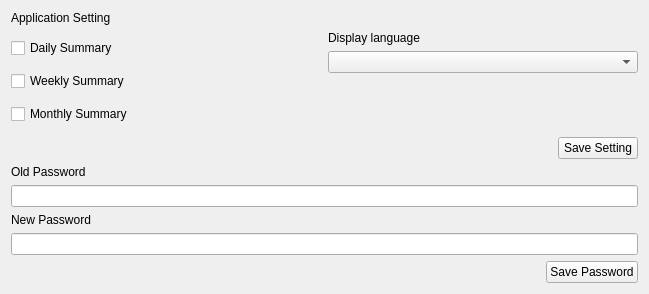
<?xml version="1.0" encoding="UTF-8"?>
<ui version="4.0">
 <class>PreferenceWidget</class>
 <widget class="QWidget" name="PreferenceWidget">
  <property name="geometry">
   <rect>
    <x>0</x>
    <y>0</y>
    <width>649</width>
    <height>294</height>
   </rect>
  </property>
  <property name="windowTitle">
   <string>Form</string>
  </property>
  <layout class="QVBoxLayout" name="verticalLayout_2">
   <item>
    <layout class="QVBoxLayout" name="verticalLayout_3">
     <item>
      <widget class="QLabel" name="label_2">
       <property name="text">
        <string>Application Setting</string>
       </property>
      </widget>
     </item>
     <item>
      <layout class="QHBoxLayout" name="horizontalLayout">
       <item>
        <layout class="QVBoxLayout" name="verticalLayout_4">
         <item>
          <widget class="QCheckBox" name="cbxDailySummary">
           <property name="text">
            <string>Daily Summary</string>
           </property>
          </widget>
         </item>
         <item>
          <widget class="QCheckBox" name="cbxWeeklySummary">
           <property name="text">
            <string>Weekly Summary</string>
           </property>
          </widget>
         </item>
         <item>
          <widget class="QCheckBox" name="cbxMonthlySummary">
           <property name="text">
            <string>Monthly Summary</string>
           </property>
          </widget>
         </item>
        </layout>
       </item>
       <item>
        <layout class="QVBoxLayout" name="verticalLayout">
         <item>
          <widget class="QLabel" name="label">
           <property name="text">
            <string>Display language</string>
           </property>
          </widget>
         </item>
         <item>
          <widget class="QComboBox" name="drdDisplayLanguage"/>
         </item>
         <item>
          <spacer name="verticalSpacer">
           <property name="orientation">
            <enum>Qt::Vertical</enum>
           </property>
           <property name="sizeHint" stdset="0">
            <size>
             <width>20</width>
             <height>40</height>
            </size>
           </property>
          </spacer>
         </item>
        </layout>
       </item>
      </layout>
     </item>
     <item>
      <layout class="QHBoxLayout" name="horizontalLayout_3">
       <item>
        <spacer name="horizontalSpacer">
         <property name="orientation">
          <enum>Qt::Horizontal</enum>
         </property>
         <property name="sizeHint" stdset="0">
          <size>
           <width>40</width>
           <height>20</height>
          </size>
         </property>
        </spacer>
       </item>
       <item>
        <widget class="QPushButton" name="btnSaveSetting">
         <property name="text">
          <string>Save Setting</string>
         </property>
        </widget>
       </item>
      </layout>
     </item>
    </layout>
   </item>
   <item>
    <layout class="QVBoxLayout" name="verticalLayout_5">
     <item>
      <widget class="QLabel" name="label_3">
       <property name="text">
        <string>Old Password</string>
       </property>
      </widget>
     </item>
     <item>
	  <widget class="QLineEdit" name="txtOldPassword">
	   <property name="echoMode">
	    <enum>QLineEdit::Password</enum>
       </property>
	   </widget>
     </item>
     <item>
      <widget class="QLabel" name="label_4">
       <property name="text">
        <string>New Password</string>
       </property>
      </widget>
     </item>
     <item>
      <widget class="QLineEdit" name="txtNewPassword">
       <property name="echoMode">
        <enum>QLineEdit::Password</enum>
       </property>
      </widget>
     </item>
     <item>
      <layout class="QHBoxLayout" name="horizontalLayout_4">
       <item>
        <spacer name="horizontalSpacer_3">
         <property name="orientation">
          <enum>Qt::Horizontal</enum>
         </property>
         <property name="sizeHint" stdset="0">
          <size>
           <width>40</width>
           <height>20</height>
          </size>
         </property>
        </spacer>
       </item>
       <item>
        <widget class="QPushButton" name="btnSavePassword">
         <property name="text">
          <string>Save Password</string>
         </property>
        </widget>
       </item>
      </layout>
     </item>
    </layout>
   </item>
  </layout>
 </widget>
 <resources/>
 <connections/>
</ui>
